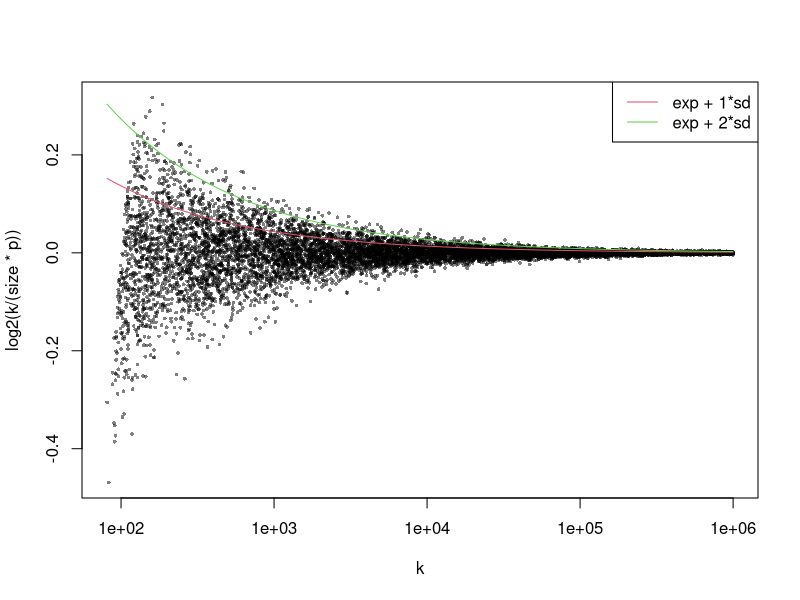

The R script that drew this image:
## ---- chunk 1
library(knitr)
knitr::opts_chunk$set(
    error = FALSE,
    tidy  = FALSE,
    message = FALSE,
    warning = FALSE,
    fig.width = 6, fig.height = 6,
    fig.align = "center"
)
## ---- chunk 2
f = function(k, a = 1, p = 0.5) {
    r = (sqrt(1 + 4*k/a^2/(1-p)) + 1) /
        (sqrt(1 + 4*k/a^2/(1-p)) - 1)
    log2(r)
}
## ---- chunk 3
set.seed(123)
p = 0.1
size = round(10^(runif(10000, min = 3, max = 7)))
k = sapply(size, function(x) rbinom(1, x, p))
## ---- chunk 4
plot(k, log2(k/(size*p)), log = "x", pch = 16, cex = 0.5, col = "#00000080")

od = order(k)
lines(k[od], f(k[od], a = 1, p = p), col = 2)
lines(k[od], f(k[od], a = 2, p = p), col = 3)

legend("topright", legend = c("exp + 1*sd", "exp + 2*sd"), lty = 1, col = 2:3)
